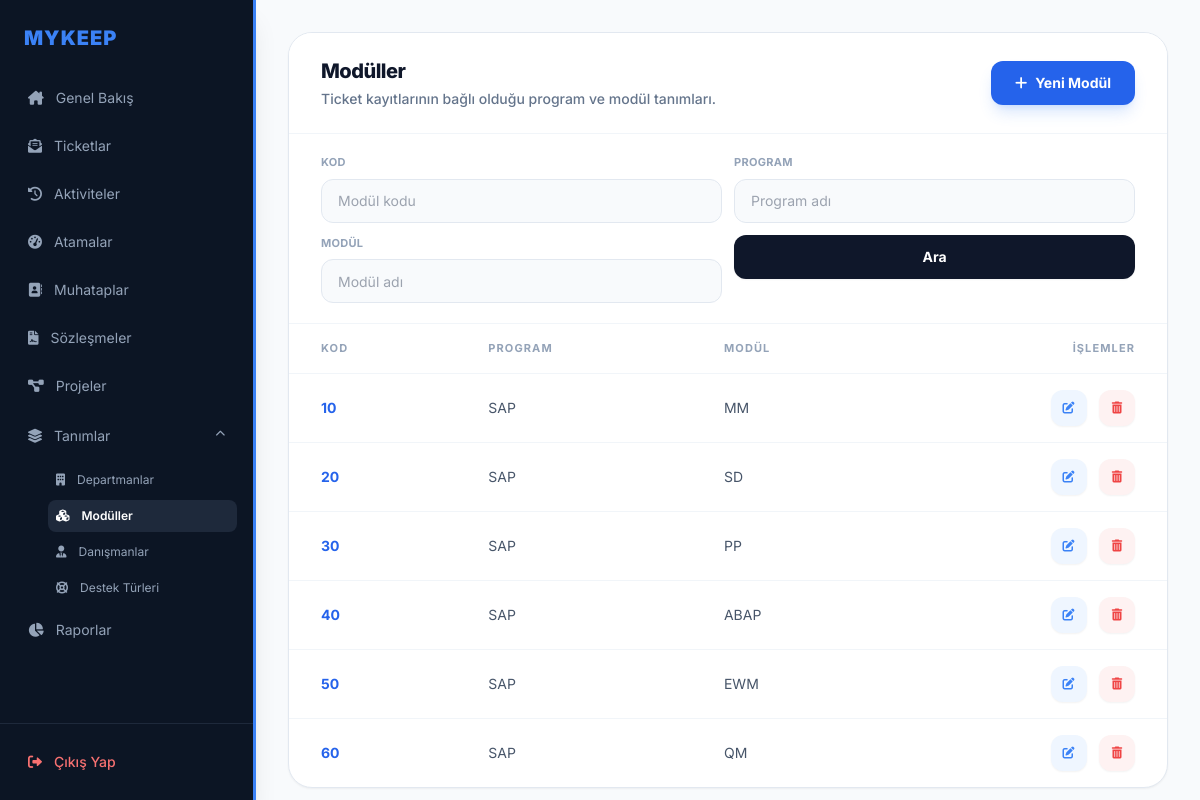
/moduller/ (signed in), run on the app's committed database.
### modul/models.py (models this page shows, shortened)
class bolum(models.Model):
    kod = models.CharField(max_length=10, unique=True)
    program = models.CharField(max_length=40, null=True)
    isim = models.CharField(max_length=20)
    programresim = models.ImageField(upload_to='resimler', null=True, blank=True)
    list_display = ('kod', 'program', 'isim', 'programresim')

### modul/views.py (the view)
# urls.py: path('moduller/', modul_views.bolum_listesi, name='modul_listesi'),
def bolum_listesi(request):
    veriler = bolum.objects.all().order_by("kod")
    arama = request.GET.get("arama", "").strip()
    kod = request.GET.get("kod", "").strip()
    program = request.GET.get("program", "").strip()
    isim = request.GET.get("isim", "").strip()
    if arama:
        veriler = veriler.filter(
            Q(kod__icontains=arama) | Q(program__icontains=arama) | Q(isim__icontains=arama)
        )
    if kod:
        veriler = veriler.filter(kod__icontains=kod)
    if program:
        veriler = veriler.filter(program__icontains=program)
    if isim:
        veriler = veriler.filter(isim__icontains=isim)
    return render(request, "modul_listesi.html", {
        "moduller": veriler,
        "arama": arama,
        "kod": kod,
        "program": program,
        "isim": isim,
    })

### templates/modul_listesi.html (shortened to what this page needs)
{% extends 'base.html' %}
{% block content %}
<div class="bg-white border border-slate-200 rounded-3xl shadow-sm overflow-hidden">
    <div class="px-8 py-6 border-b border-slate-100 flex justify-between items-center bg-white">
        <div>
            <h2 class="text-xl font-extrabold text-slate-900 tracking-tight">Modüller</h2>
            <p class="text-sm text-slate-500 font-medium mt-1">Ticket kayıtlarının bağlı olduğu program ve modül tanımları.</p>
        </div>
        <a href="{% url 'modul_ekle' %}" class="bg-blue-600 hover:bg-blue-700 text-white text-sm font-bold py-3 px-6 rounded-xl transition shadow-lg shadow-blue-500/20 inline-flex items-center active:scale-95">
            <i class="fa-solid fa-plus mr-2"></i>Yeni Modül
        </a>
    </div>
    <form method="get" class="px-8 py-5 border-b border-slate-100 bg-white">
        <div class="grid grid-cols-1 gap-3 md:grid-cols-2 xl:grid-cols-[220px_1fr_1fr_auto_auto] xl:items-end">
            <div>
                <label class="mb-2 block text-[11px] font-bold uppercase tracking-wide text-slate-400">Kod</label>
                <input type="search" name="kod" value="{{ kod }}" placeholder="Modül kodu" class="w-full h-11 rounded-xl border border-slate-200 bg-slate-50 px-4 text-sm text-slate-700 outline-none transition focus:border-blue-500 focus:bg-white focus:ring-4 focus:ring-blue-500/10">
            </div>
            <div>
                <label class="mb-2 block text-[11px] font-bold uppercase tracking-wide text-slate-400">Program</label>
                <input type="search" name="program" value="{{ program }}" placeholder="Program adı" class="w-full h-11 rounded-xl border border-slate-200 bg-slate-50 px-4 text-sm text-slate-700 outline-none transition focus:border-blue-500 focus:bg-white focus:ring-4 focus:ring-blue-500/10">
            </div>
            <div>
                <label class="mb-2 block text-[11px] font-bold uppercase tracking-wide text-slate-400">Modül</label>
                <input type="search" name="isim" value="{{ isim }}" placeholder="Modül adı" class="w-full h-11 rounded-xl border border-slate-200 bg-slate-50 px-4 text-sm text-slate-700 outline-none transition focus:border-blue-500 focus:bg-white focus:ring-4 focus:ring-blue-500/10">
            </div>
            <button type="submit" class="h-11 rounded-xl bg-slate-900 px-5 text-sm font-bold text-white shadow-sm transition hover:bg-slate-700">Ara</button>
        </div>
    </form>
    <table class="w-full text-left border-collapse">
        <thead>
            <tr class="text-[11px] uppercase tracking-widest text-slate-400 font-bold border-b border-slate-100">
                <th class="px-8 py-4">Kod</th>
                <th class="px-8 py-4">Program</th>
                <th class="px-8 py-4">Modül</th>
                <th class="px-8 py-4 text-right">İşlemler</th>
            </tr>
        </thead>
        <tbody class="divide-y divide-slate-100">
            {% for m in moduller %}
            <tr class="hover:bg-slate-50 transition">
                <td class="px-8 py-4 text-sm font-bold">
                    <a href="{% url 'modul_duzenle' m.pk %}" class="text-blue-600 hover:text-blue-800 hover:underline">{{ m.kod }}</a>
                </td>
                <td class="px-8 py-4 text-sm text-slate-600">{{ m.program|default:"-" }}</td>
                <td class="px-8 py-4 text-sm text-slate-600">
                    <a href="{% url 'modul_duzenle' m.pk %}" class="hover:text-blue-700 hover:underline">{{ m.isim }}</a>
                </td>
                <td class="px-8 py-4 text-right space-x-2">
                    <a href="{% url 'modul_duzenle' m.pk %}" class="w-9 h-9 rounded-xl bg-blue-50 text-blue-500 hover:bg-blue-500 hover:text-white inline-flex items-center justify-center transition shadow-sm">
                        <i class="fa-solid fa-pen-to-square text-xs"></i>
                    </a>
                    <a href="{% url 'modul_sil' m.pk %}" onclick="return confirm('Silinsin mi?')" class="w-9 h-9 rounded-xl bg-red-50 text-red-500 hover:bg-red-500 hover:text-white inline-flex items-center justify-center transition shadow-sm">
                        <i class="fa-solid fa-trash-can text-xs"></i>
                    </a>
                </td>
            </tr>
            {% empty %}
            <tr>
                <td colspan="4" class="px-8 py-10 text-center text-sm text-slate-400">Henüz modül eklenmemiş.</td>
            </tr>
            {% endfor %}
        </tbody>
    </table>
</div>
{% endblock %}

### templates/base.html (style rules this page uses)
* { scrollbar-width: thin; scrollbar-color: #cbd5e1 transparent; }
body { font-family: 'Inter', sans-serif; }

### data on the page
bolum: kod "10", program "SAP", isim "MM"
bolum: kod "20", program "SAP", isim "SD"
bolum: kod "30", program "SAP", isim "PP"
bolum: kod "40", program "SAP", isim "ABAP"
bolum: kod "50", program "SAP", isim "EWM"
bolum: kod "60", program "SAP", isim "QM"
